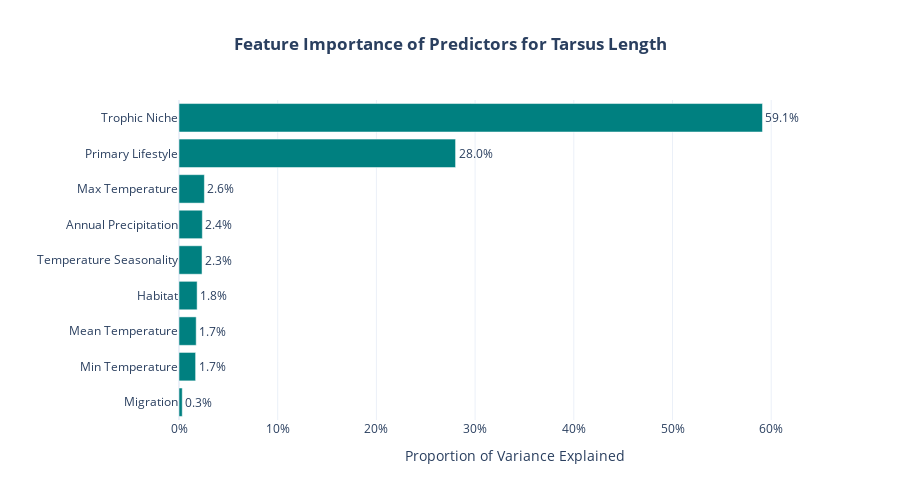

The notebook cell saved with this chart:
### Code cell
label_dict = {

    'Trophic.Niche': 'Trophic Niche',
    'Primary.Lifestyle': 'Primary Lifestyle',
    'Habitat': 'Habitat',
    'Migration': 'Migration',
    'Trophic.Level': 'Trophic Level',

    'Mean.Temperature': 'Mean Temperature',
    'Temp.Seasonality': 'Temperature Seasonality',
    'Max.Temperature': 'Max Temperature',
    'Min.Temperature': 'Min Temperature',
    'Mean.Precipitation': 'Annual Precipitation',

    'Log_Tarsus': 'Log10(Length)',
    'Tarsus.Length': 'Length (mm)'
}

def get_label(col_name):
    return label_dict.get(col_name, col_name.replace('.', ' ').replace('_', ' '))

grouped_scores = {col: 0.0 for col in eco_predictors + clim_predictors}
raw_importances = pd.Series(rf.feature_importances_, index=X_train.columns)

for feature, score in raw_importances.items():
    found_group = False
    for group in eco_predictors:
        if feature.startswith(group):
            grouped_scores[group] += score
            found_group = True
            break
    if not found_group and feature in clim_predictors:
        grouped_scores[feature] += score

df_grouped_imp = pd.DataFrame([
    {'Feature': k, 'Importance': v, 'Label': get_label(k)} 
    for k, v in grouped_scores.items() if v > 0
]).sort_values(by='Importance', ascending=True)

fig_imp = px.bar(
    df_grouped_imp,
    x='Importance',
    y='Label',
    orientation='h',
    title='<b>Feature Importance of Predictors for Tarsus Length</b>',
    text_auto='.1%'
)

fig_imp.update_traces(
    marker_color='teal',
    textposition='outside',
    cliponaxis=False
)

fig_imp.update_layout(
    template="plotly_white",
    title_x=0.5,
    height=500,
    xaxis_title="Proportion of Variance Explained",
    yaxis_title="", 
    xaxis=dict(
        tickformat='.0%',
        range=[0, df_grouped_imp['Importance'].max() * 1.15]
    ),
    margin=dict(r=50)
)

fig_imp.show()

### Figure 1 — Plotly figure (JSON) as saved in the notebook; plotly's stock layout.template omitted (floating-point values rounded to 4 significant figures)
{"data": [{"cliponaxis": false, "hovertemplate": "Importance=%{x}<br>Label=%{y}<extra></extra>", "legendgroup": "", "marker": {"color": "teal", "pattern": {"shape": ""}}, "name": "", "orientation": "h", "showlegend": false, "textposition": "outside", "texttemplate": "%{x:.1%}", "type": "bar", "x": [0.00329, 0.01683, 0.01743, 0.01837, 0.02334, 0.02365, 0.02571, 0.2802, 0.5912], "xaxis": "x", "y": ["Migration", "Min Temperature", "Mean Temperature", "Habitat", "Temperature Seasonality", "Annual Precipitation", "Max Temperature", "Primary Lifestyle", "Trophic Niche"], "yaxis": "y"}], "layout": {"barmode": "relative", "height": 500, "legend": {"tracegroupgap": 0}, "margin": {"r": 50}, "title": {"text": "<b>Feature Importance of Predictors for Tarsus Length</b>", "x": 0.5}, "xaxis": {"anchor": "y", "domain": [0, 1], "range": [0, 0.6798], "tickformat": ".0%", "title": {"text": "Proportion of Variance Explained"}}, "yaxis": {"anchor": "x", "domain": [0, 1], "title": {"text": ""}}}}
